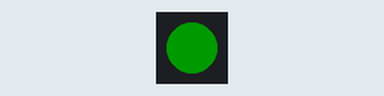
The sketch below on a simulated Arduino Uno, built with avr-gcc and run on an emulated ATmega328P. Shown: 1 RGB LEDs in strip order, left to right. Dim RGB values are drawn brighter than linear; what the sketch prints to the serial monitor is not drawn.

Above: at 1.5 s.
At 4.5 s:
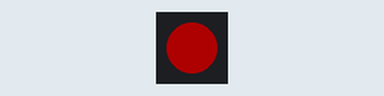
Timing chart, 0 to 7.8 s (numbered marks = the images above):
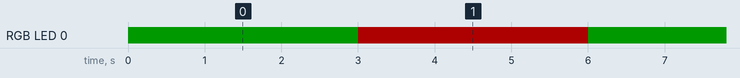

The sketch:

wateringStation.ino
```cpp
#include "FastLED.h"

#define LED_PIN 0
#define LED_NUM 1

bool relayOn = true;

CRGB leds[LED_NUM];

void setup(void){
   FastLED.addLeds<WS2812, LED_PIN, GRB>(leds, LED_NUM);
  FastLED.setBrightness(50);

  // 9600 speed is needed for HW-655 to work
  Serial.begin(9600);
  pinMode(  2 , INPUT_PULLUP);
}


void turnOn() {
  Serial.write("\xa0\x01"); // byte sequence for opening relay
  Serial.write(0x00);   // apparently because of the 0x00
  Serial.write(0xa1);   // you need to send on multiple lines

  FastLED.clear();
  leds[0] = CRGB::Green;
  FastLED.show();
  relayOn = false;
}

void turnOff() {
  Serial.write("\xa0\x01\x01\xa2"); // byte sequence for closing relay

  FastLED.clear();
  leds[0]= CRGB::Red;
  FastLED.show();
  relayOn = true;
}

void toggle() {
  if (relayOn) {
      turnOn();
  }
  else {
      turnOff();
  }
}

void loop(void){
Serial.println("toggle");
 toggle();
 delay (3000);

}
```

Measured:
- by itself, RGB LED 0: alternates RGB(50, 0, 0) for 3.0 s and RGB(0, 25, 0) for 3.0 s
